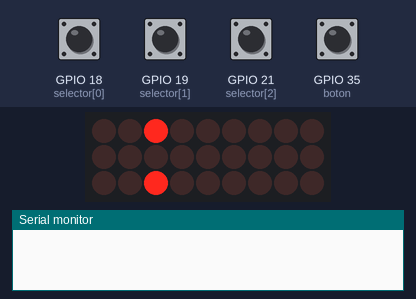
A sketch run on a simulated ESP32. Shown: 9×3 LED matrix, the last lines printed to the serial monitor. Wiring (inferred from the names in the program): LED matrix (orientation assumed): rows GPIO 25, GPIO 26, GPIO 27; columns GPIO 2, GPIO 4, GPIO 5, GPIO 12, GPIO 13, GPIO 14, GPIO 15, GPIO 16, GPIO 17. Inputs (shaded band) come from the test bench; at power-on: GPIO 18 (selector[0]), GPIO 19 (selector[1]), GPIO 21 (selector[2]), GPIO 35 (boton) HIGH. Random numbers use the default seed unless the sketch sets one.

Above: at 1.27 s.
1.3 s: GPIO 21 (selector[2]) pulled LOW for 0.15 s
At 1.7 s:
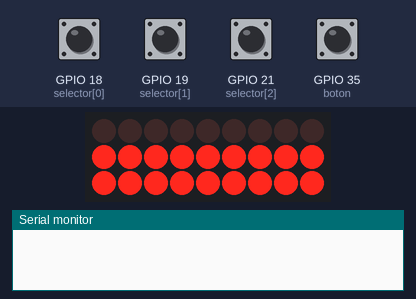
3.9 s: GPIO 18 (selector[0]) pulled LOW for 1 s
At 5.2 s:
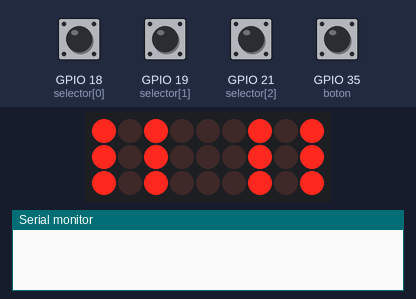
7.0 s: GPIO 19 (selector[1]) pulled LOW for 0.15 s
At 7.4 s:
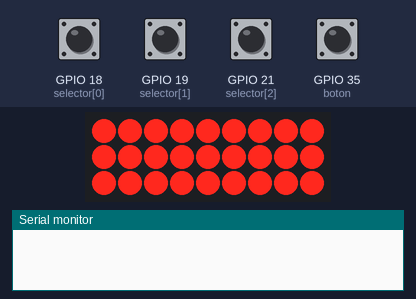
9.3 s: GPIO 35 (boton) pulled LOW for 0.15 s
11.3 s: GPIO 35 (boton) pulled LOW for 1 s
At 11.7 s:
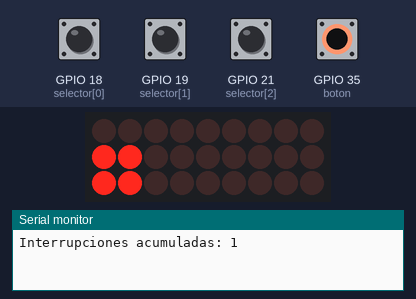
13.8 s: GPIO 35 (boton) pulled LOW for 0.15 s
At 14.3 s:
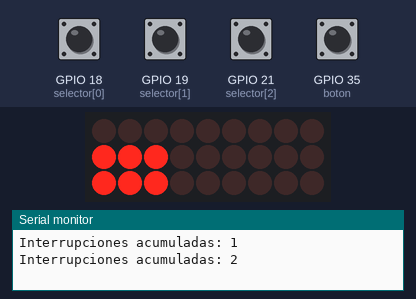

Measured:
- what the display in image 4 shows lasts 0.5 s, from 11.4 s to 11.9 s

The sketch:

Practica_4.ino
```cpp
// Definición de pines en la ESP32
const int niveles[] = {25, 26, 27};  // Pines que controlan las capas (niveles)
const int columnas[] = {2, 4, 5, 12, 13, 14, 15, 16, 17};  // Pines para las columnas de LEDs
const int LDR = 34;  // Pin para sensor LDR
const int selector[] = {18, 19, 21};  // Pines del selector de 3 bits
const int boton = 35; // Pin de botón para interrupción

// Matriz 3x3x3 para representar el estado de los LEDs (1 = encendido, 0 = apagado)
int cubo[3][3][3] = {0};

volatile int contadorInterrupciones = 0;
int ledsEncendidos = 0;
bool modoInterrupcion = false;
unsigned long ultimaInterrupcion = 0;

int pasoUnoPorUno = 0;

void IRAM_ATTR manejarInterrupcion() {
  if (millis() - ultimaInterrupcion > 1000) {
    contadorInterrupciones++;
    ultimaInterrupcion = millis();
    modoInterrupcion = true;
  }
}

void setup() {
  Serial.begin(9600);
  pinMode(LDR, INPUT);
  for (int i = 0; i < 3; i++) {
    pinMode(niveles[i], OUTPUT);
    digitalWrite(niveles[i], LOW);
  }
  for (int i = 0; i < 9; i++) {
    pinMode(columnas[i], OUTPUT);
    digitalWrite(columnas[i], LOW);
  }
  for (int i = 0; i < 3; i++) {
    pinMode(selector[i], INPUT_PULLUP);
  }
  pinMode(boton, INPUT_PULLUP);
  attachInterrupt(digitalPinToInterrupt(boton), manejarInterrupcion, FALLING);
}

void mostrarCubo(int tiempo) {
  unsigned long start = millis();
  while (millis() - start < tiempo) {
    for (int z = 0; z < 3; z++) {
      digitalWrite(niveles[z], HIGH);
      for (int y = 0; y < 3; y++) {
        for (int x = 0; x < 3; x++) {
          int index = y * 3 + x;
          digitalWrite(columnas[index], cubo[z][y][x] ? HIGH : LOW);
        }
      }
      delay(2);
      digitalWrite(niveles[z], LOW);
    }
  }
}

void apagarCubo() {
  for (int z = 0; z < 3; z++)
    for (int y = 0; y < 3; y++)
      for (int x = 0; x < 3; x++)
        cubo[z][y][x] = 0;
}

void animacionUnoPorUnoPaso() {
  int z = pasoUnoPorUno / 9;
  int y = (pasoUnoPorUno % 9) / 3;
  int x = pasoUnoPorUno % 3;
  apagarCubo();
  cubo[z][y][x] = 1;
  mostrarCubo(100);
  pasoUnoPorUno++;
  if (pasoUnoPorUno >= 27) pasoUnoPorUno = 0;
}

void animacionVertices() {
  apagarCubo();
  int posiciones[8][3] = {
    {0, 0, 0}, {0, 0, 2}, {0, 2, 0}, {0, 2, 2},
    {2, 0, 0}, {2, 0, 2}, {2, 2, 0}, {2, 2, 2}
  };
  for (int i = 0; i < 8; i++) {
    int z = posiciones[i][0], y = posiciones[i][1], x = posiciones[i][2];
    cubo[z][y][x] = 1;
  }
  mostrarCubo(500);
}

void animacionTodosEncendidos() {
  for (int z = 0; z < 3; z++)
    for (int y = 0; y < 3; y++)
      for (int x = 0; x < 3; x++)
        cubo[z][y][x] = 1;
  mostrarCubo(500);
}

void animacionBordes() {
  apagarCubo();
  int bordes[] = {0, 1, 2, 3, 5, 6, 7, 8};
  for (int z = 0; z < 3; z++) {
    if (z == 1) {
      cubo[1][0][0] = 1; cubo[1][0][2] = 1;
      cubo[1][2][0] = 1; cubo[1][2][2] = 1;
    } else {
      for (int i = 0; i < 8; i++) {
        int idx = bordes[i];
        cubo[z][idx / 3][idx % 3] = 1;
      }
    }
  }
  mostrarCubo(500);
}

void animacionCaras() {
  apagarCubo();
  for (int y = 0; y < 3; y++) for (int x = 0; x < 3; x++) cubo[0][y][x] = 1;
  mostrarCubo(500);
  apagarCubo();
  for (int y = 0; y < 3; y++) for (int x = 0; x < 3; x++) cubo[2][y][x] = 1;
  mostrarCubo(500);
  apagarCubo();
  for (int z = 0; z < 3; z++) for (int y = 0; y < 3; y++) cubo[z][y][0] = 1;
  mostrarCubo(500);
  apagarCubo();
  for (int z = 0; z < 3; z++) for (int y = 0; y < 3; y++) cubo[z][y][2] = 1;
  mostrarCubo(500);
  apagarCubo();
  for (int z = 0; z < 3; z++) for (int x = 0; x < 3; x++) cubo[z][0][x] = 1;
  mostrarCubo(500);
  apagarCubo();
  for (int z = 0; z < 3; z++) for (int x = 0; x < 3; x++) cubo[z][2][x] = 1;
  mostrarCubo(500);
}

void animacionCapas() {
  for (int z = 0; z < 3; z++) {
    apagarCubo();
    for (int y = 0; y < 3; y++) for (int x = 0; x < 3; x++) cubo[z][y][x] = 1;
    mostrarCubo(500);
  }
}

void animacionNavidad() {
  for (int i = 0; i < 10; i++) {
    apagarCubo();
    for (int j = 0; j < 6; j++) {
      int z = random(0, 3), y = random(0, 3), x = random(0, 3);
      cubo[z][y][x] = 1;
    }
    mostrarCubo(150);
    apagarCubo();
    for (int j = 0; j < 6; j++) {
      int z = random(0, 3), y = random(0, 3), x = random(0, 3);
      cubo[z][y][x] = 1;
    }
    mostrarCubo(150);
  }
}

int leerSelector() {
  int val = 0;
  for (int i = 0; i < 3; i++) {
    val |= (!digitalRead(selector[i])) << i;
  }
  return val;
}

int leerLDR() {
  int lectura = analogRead(LDR);
  int porcentaje = map(lectura, 0, 4095, 0, 100);
  return porcentaje / 15;
}

void manejarModoInterrupcion() {
  if (modoInterrupcion) {
    apagarCubo();
    int cantidad = contadorInterrupciones % 28;
    ledsEncendidos = cantidad;
    int ledActual = 0;
    for (int z = 0; z < 3; z++)
      for (int y = 0; y < 3; y++)
        for (int x = 0; x < 3; x++) {
          if (ledActual < cantidad) {
            cubo[z][y][x] = 1;
            ledActual++;
          }
        }
    mostrarCubo(500);
    Serial.print("Interrupciones acumuladas: ");
    Serial.println(contadorInterrupciones);
    if (ledsEncendidos >= 27) {
      contadorInterrupciones = 0;
    }
    modoInterrupcion = false;
  }
}

void loop() {
  manejarModoInterrupcion();
  if (!modoInterrupcion) {
    int nivel = 0;
    int sel = leerSelector();
    if (sel == 7) nivel = leerLDR();
    else nivel = sel;

    switch (nivel) {
      case 0: animacionUnoPorUnoPaso(); break;
      case 1: animacionVertices(); break;
      case 2: animacionTodosEncendidos(); break;
      case 3: animacionBordes(); break;
      case 4: animacionCaras(); break;
      case 5: animacionCapas(); break;
      case 6: animacionNavidad(); break;
      default: apagarCubo(); break;
    }
  }
}
```
